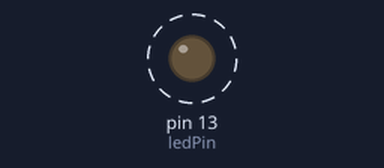
Bench run of a sketch on a simulated Arduino Uno, built with avr-gcc and run on an emulated ATmega328P. Parts: output pins drawn as LEDs (lit = HIGH). Dashed ring = blinking. What the sketch prints to the serial monitor is not drawn.

Above: at 0.2 s.
Timing chart, 0 to 3.0 s (numbered marks = the images above):
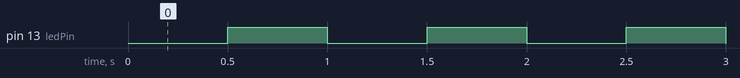

Measured:
- by itself, pin 13 (ledPin): alternates HIGH for 0.50 s and LOW for 0.50 s

The sketch:

Timer_test.ino
```cpp
/*
 * Arduino 101: timer and interrupts
 * 2: Timer1 overflow interrupt example
 * more infos: http://www.letmakerobots.com/node/28278
 * created by RobotFreak
 */

#define ledPin 13

void setup()
{
  pinMode(ledPin, OUTPUT);

  // initialize timer1
  noInterrupts();           // disable all interrupts
  TCCR1A = 0;
  TCCR1B = 0;

  TCNT1 = 34286;            // preload timer 65536-16MHz/256/2Hz
  TCCR1B |= (1 << CS12);    // 256 prescaler
  TIMSK1 |= (1 << TOIE1);   // enable timer overflow interrupt
  interrupts();             // enable all interrupts
  Serial.begin(9600);
}

ISR(TIMER1_OVF_vect)        // interrupt service routine that wraps a user defined function supplied by attachInterrupt
{
  TCNT1 = 34286;            // preload timer
  digitalWrite(ledPin, digitalRead(ledPin) ^ 1);
  Serial.println("Timer interrupt");
}

void loop()
{
  // your program here...
}
```
